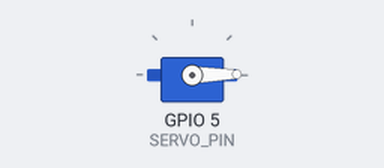
This sketch was run on a simulated ESP32-C6. Parts: servo.

Above: at 0.05 s.
At 4.55 s:
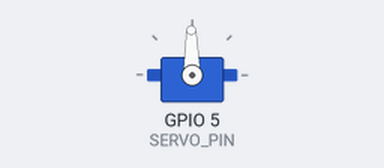
At 9.05 s:
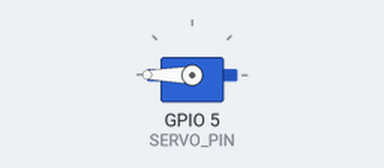
At 18.15 s:
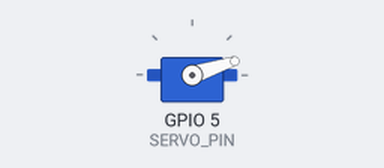
Timing chart, 0 to 26.1 s (numbered marks = the images above):
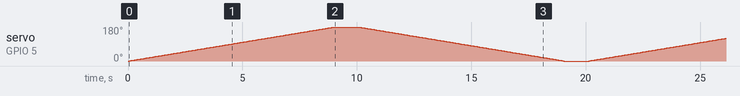

The sketch:

codigo_teste_servo.ino
```cpp
#include <ESP32Servo.h> // Requires "ESP32Servo" library by Kevin Harrington

Servo myServo;  // Create a servo object

// PIN DEFINITION
// We use GPIO 5, which is a safe, generic PWM-capable pin on the ESP32-C6.
#define SERVO_PIN 5

int pos = 0;    // Variable to store the servo position

// USER SETTING: Change this value to control speed
// Low number (e.g., 5) = FAST
// High number (e.g., 50) = SLOW
int stepDelay = 50;

void setup() {
  // Allow allocation of all timers
  ESP32PWM::allocateTimer(0);
  ESP32PWM::allocateTimer(1);
  ESP32PWM::allocateTimer(2);
  ESP32PWM::allocateTimer(3);

  // Standard servos usually operate between 500us and 2400us pulse width
  myServo.setPeriodHertz(50);    // Standard 50hz servo
  myServo.attach(SERVO_PIN, 500, 2400);
}

void loop() {
  // SWEEP FROM 0 TO 180
  for (pos = 0; pos <= 180; pos += 1) {
    myServo.write(pos);
    delay(stepDelay);
  }

  delay(1000); // Wait 1 second

  // SWEEP FROM 180 BACK TO 0
  for (pos = 180; pos >= 0; pos -= 1) {
    myServo.write(pos);
    delay(stepDelay);
  }

  delay(1000); // Wait 1 second
}
```
